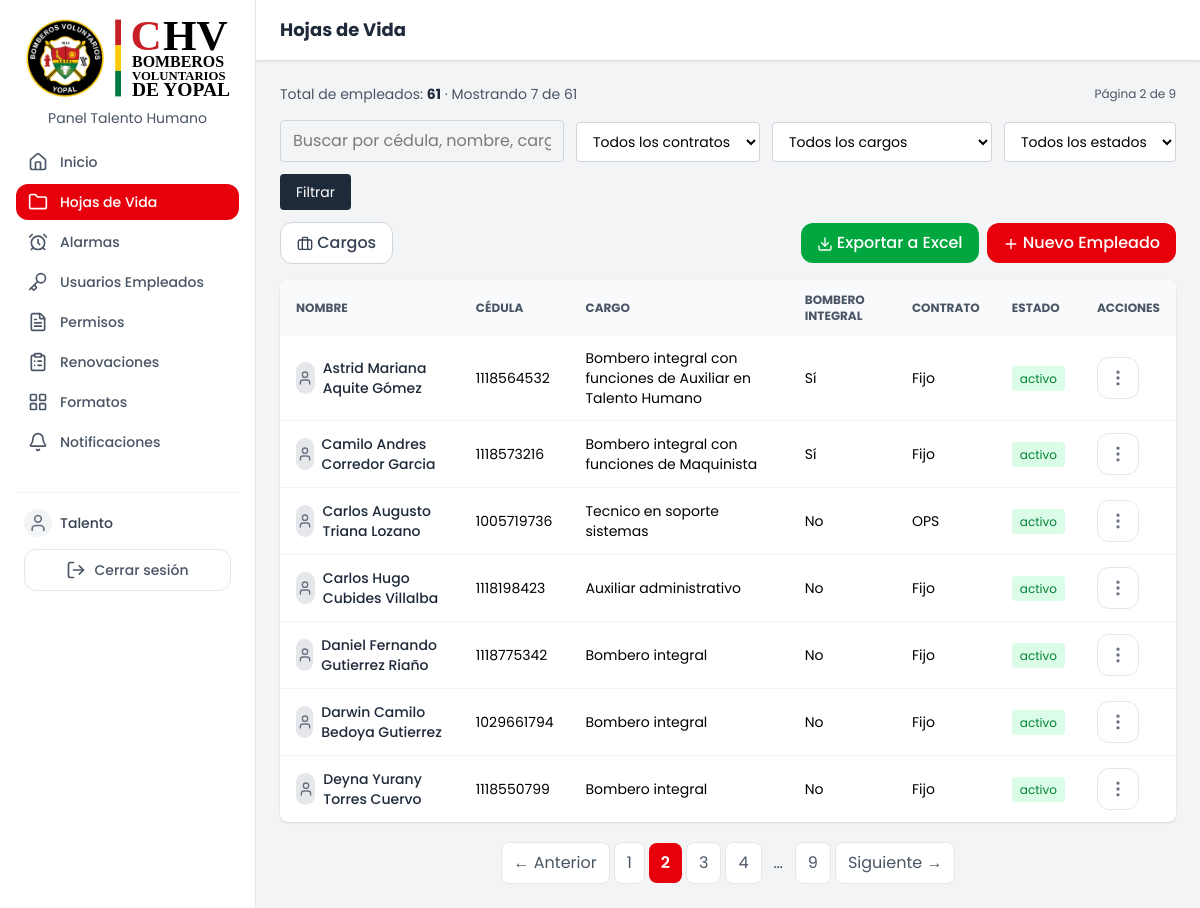
/public/empleados.php?page=2 (signed in), run on an earlier commit of the app's database.
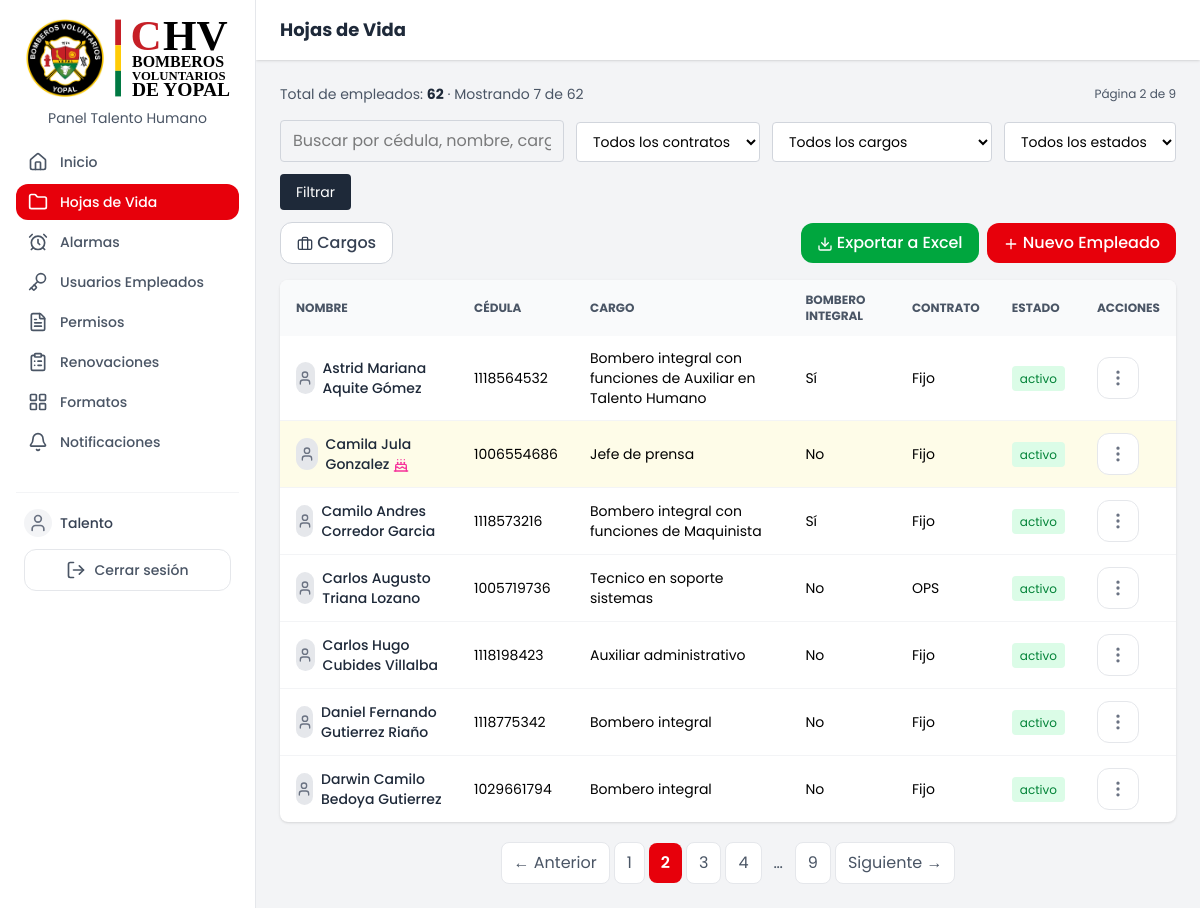
And on a later commit of the database.
### tables this page shows
CREATE TABLE `empleados` (
  `cedula` varchar(10) NOT NULL COMMENT 'Max 10 caracteres, permite extranjera alfanumérica',
  `lugar_expedicion` varchar(120) DEFAULT NULL COMMENT 'Municipio, Departamento (lista en public/assets/data/municipios.json)',
  `nombre` varchar(150) NOT NULL,
  `sexo` enum('F','M') DEFAULT NULL,
  `cargo` varchar(100) NOT NULL,
  `tipo_de_personal` enum('Bombero','Civil') DEFAULT NULL,
  `eps` enum('Sanitas','Nueva EPS','Capresoca','Salud Total') DEFAULT NULL,
  `pension` enum('Colfondos','Porvenir','Colpensiones','Protección','NA') DEFAULT NULL,
  `arl` enum('Positiva','SURA','Colmena','AXA Colpatria','Seguros Bolívar') DEFAULT NULL,
  `salario_basico` decimal(12,2) DEFAULT NULL,
  `es_bombero_integral` tinyint(1) DEFAULT '0',
  `tipo_jornada` enum('Turnos','Administrativa','Restringida') NOT NULL DEFAULT 'Administrativa' COMMENT 'Cómo se cuentan horas/días en permisos: Turnos (operativo), Administrativa (07:00-17:24) o Restringida (horario reducido)',
  `jornada_hora_entrada` time DEFAULT NULL COMMENT 'Solo si tipo_jornada = Restringida',
  `jornada_hora_salida` time DEFAULT NULL COMMENT 'Solo si tipo_jornada = Restringida',
  `tipo_de_contrato` enum('Fijo','Indefinido','OPS','SENA','OPS SEMY','No aplica') DEFAULT NULL,
  `fecha_inicio_contrato` date DEFAULT NULL,
  `fecha_fin_contrato` date DEFAULT NULL,
  `estado` enum('activo','no activo') DEFAULT 'activo',
  `celular` varchar(15) DEFAULT NULL COMMENT 'Numero de celular, validar 10 digitos',
  `correo` varchar(150) DEFAULT NULL,
  `fecha_nacimiento` date DEFAULT NULL COMMENT 'Para notificacion de cumpleaños',
  `created_at` timestamp NOT NULL DEFAULT CURRENT_TIMESTAMP,
  `foto` varchar(255) DEFAULT NULL COMMENT 'Ruta relativa dentro de uploads/'
);

### config/database.php (called while the page is built, shortened)
<?php
function getPDO(): PDO {
    static $pdo = null;
    if ($pdo === null) {
    $host = $_SERVER['DB_HOST'] ?? $_ENV['DB_HOST'] ?? '127.0.0.1';
    $db   = $_SERVER['DB_NAME'] ?? $_ENV['DB_NAME'] ?? 'chvb';
    $user = $_SERVER['DB_USER'] ?? $_ENV['DB_USER'] ?? 'root';
    $pass = $_SERVER['DB_PASS'] ?? $_ENV['DB_PASS'] ?? '';
        $dsn = "mysql:host=$host;dbname=$db;charset=utf8mb4";
        $opciones = [
            PDO::ATTR_ERRMODE            => PDO::ERRMODE_EXCEPTION,
            PDO::ATTR_DEFAULT_FETCH_MODE => PDO::FETCH_ASSOC,
            PDO::ATTR_EMULATE_PREPARES   => false,
        ];
        try {
            $pdo = new PDO($dsn, $user, $pass, $opciones);
                } catch (PDOException $e) {
            error_log('Error de conexión a la base de datos: ' . $e->getMessage());
            die('No se pudo conectar a la base de datos. Contacta al administrador.');
        }
    }
    return $pdo;
}

### src/models/CargoModel.php (called while the page is built, shortened)
<?php
require_once __DIR__ . '/../../config/database.php';
class CargoModel
{
    public static function nombres(): array
    {
        return getPDO()->query('SELECT nombre FROM cargos ORDER BY nombre')->fetchAll(PDO::FETCH_COLUMN);
    }
}

### src/controllers/EmpleadoController.php (called while the page is built, shortened)
<?php
require_once __DIR__ . '/../models/EmpleadoModel.php';
require_once __DIR__ . '/../helpers/JornadaHelper.php';
require_once __DIR__ . '/../models/CargoModel.php';
class EmpleadoController
{
    public static array $tiposDeContrato = ['Fijo', 'Indefinido', 'OPS', 'SENA', 'OPS SEMY', 'No aplica'];
        public static array $estadosValidos = ['activo', 'no activo'];
    public static function filtrosDesdeRequest(array $get): array
    {
        $pick = static fn(string $k, array $validos): string =>
            in_array($get[$k] ?? '', $validos, true) ? $get[$k] : '';
        return [
            'contrato' => $pick('contrato', self::$tiposDeContrato),
            'cargo'    => $pick('cargo', CargoModel::nombres()),
            'estado'   => $pick('estado', self::$estadosValidos),
        ];
    }
}

### src/models/EmpleadoModel.php (called while the page is built, shortened)
<?php
require_once __DIR__ . '/../../config/database.php';
class EmpleadoModel
{
    private static function construirWhere(string $busqueda, array $filtros): array
    {
        $condiciones = [];
        $params = [];
        $where = $condiciones ? ' WHERE ' . implode(' AND ', $condiciones) : '';
        return [$where, $params];
    }
    public static function listar(string $busqueda = '', int $limite = 10, int $offset = 0, array $filtros = []): array
    {
        $limite = max(1, min(100, $limite));
        $offset = max(0, $offset);
        [$where, $params] = self::construirWhere($busqueda, $filtros);
        $stmt = getPDO()->prepare("SELECT * FROM empleados" . $where . " ORDER BY nombre ASC LIMIT :limite OFFSET :offset");
        $stmt->bindValue(':limite', $limite, PDO::PARAM_INT);
        $stmt->bindValue(':offset', $offset, PDO::PARAM_INT);
        $stmt->execute();
        return $stmt->fetchAll();
    }
    public static function infoCumpleanos(?string $fechaNacimiento, int $diasVentana = 15): array
    {
        if (!$fechaNacimiento) {
            return ['cumple' => false, 'dias_faltantes' => null, 'fecha_texto' => null];
        }
        $hoy = new DateTime('today');
        $nacimiento = new DateTime($fechaNacimiento);
        $proximoCumple = new DateTime($hoy->format('Y') . '-' . $nacimiento->format('m-d'));
        if ($proximoCumple < $hoy) {
            $proximoCumple->modify('+1 year');
        }
        $diff = $hoy->diff($proximoCumple)->days;
        return [
            'cumple' => $diff <= $diasVentana,
            'dias_faltantes' => $diff,
            'fecha_texto' => $nacimiento->format('d') . ' de ' . self::mesEnEspanol((int) $nacimiento->format('m')),
        ];
    }
    public static function mesEnEspanol(int $mes): string
    {
        $meses = [
            1 => 'Enero',
            2 => 'Febrero',
            3 => 'Marzo',
            4 => 'Abril',
            5 => 'Mayo',
            6 => 'Junio',
            7 => 'Julio',
            8 => 'Agosto',
            9 => 'Septiembre',
            10 => 'Octubre',
            11 => 'Noviembre',
            12 => 'Diciembre'
        ];
        return $meses[$mes] ?? '';
    }
}

### includes/icon.php (called while the page is built, shortened)
<?php
function icon(string $nombre, string $clases = 'w-5 h-5'): string {
    static $cache = [];
    if (!isset($cache[$nombre])) {
        $ruta = __DIR__ . '/../public/assets/icons/' . $nombre . '.svg';
        $cache[$nombre] = file_get_contents($ruta);
    }
    $svg = $cache[$nombre];
    $svg = preg_replace('/class="[^"]*"/', 'class="' . htmlspecialchars($clases) . ' inline-block align-middle"', $svg, 1);
    return $svg;
}

### src/helpers/JornadaHelper.php (called while the page is built, shortened)
<?php
class JornadaHelper
{
    public static function cargoDetalle(array $emp): string
    {
        $cargo = trim((string) ($emp['cargo'] ?? ''));
        $esIntegral = !empty($emp['es_bombero_integral']) && (int) $emp['es_bombero_integral'] === 1;
        if (!$esIntegral || $cargo === '') {
            return $cargo;
        }
        return 'Bombero integral con funciones de ' . $cargo;
    }
}

### public/empleados.php (the view, shortened to what the rows shown need)
<?php
require_once __DIR__ . '/../src/models/EmpleadoModel.php';
require_once __DIR__ . '/../src/controllers/EmpleadoController.php';
require_once __DIR__ . '/../src/models/CargoModel.php';
$busqueda = trim($_GET['q'] ?? '');
$filtros  = EmpleadoController::filtrosDesdeRequest($_GET);
$filtrosActivos = implode('', $filtros) !== '';
if ($filtrosActivos) {
    $pagina = 1;
    $totalPaginas = 1;
    $empleados = EmpleadoModel::listarParaExportar($busqueda, $filtros);
} else {
    $porPagina = 7;
    $pagina = max(1, (int) ($_GET['page'] ?? 1));
    $offset = ($pagina - 1) * $porPagina;
    $empleados = EmpleadoModel::listar($busqueda, $porPagina, $offset, $filtros);
}
?>
<!DOCTYPE html>
<html lang="es">
<head>
    <?php require __DIR__ . '/../includes/head.php'; ?>
    <link rel="stylesheet" href="./assets/css/tailwind.css">
</head>
<body class="bg-gray-100 min-h-screen">
    <div class="md:ml-64 pt-14 md:pt-0">
        <header class="bg-white shadow px-6 py-4">
            <h1 class="text-lg font-bold text-gray-800">Hojas de Vida</h1>
        </header>
        <main class="p-6">
            <div id="tablaEmpleados" class="bg-white rounded-lg shadow overflow-x-auto">
                <table class="w-full text-sm text-left">
                    <thead class="bg-gray-50 text-gray-600 uppercase text-xs">
                        <tr>
                            <th class="px-4 py-3">Nombre</th>
                            <th class="px-4 py-3 hidden md:table-cell">Cédula</th>
                            <th class="px-4 py-3 hidden md:table-cell">Cargo</th>
                            <th class="px-4 py-3 hidden md:table-cell">Bombero Integral</th>
                            <th class="px-4 py-3 hidden md:table-cell">Contrato</th>
                            <th class="px-4 py-3">Estado</th>
                            <th class="px-4 py-3">Acciones</th>
                        </tr>
                    </thead>
                    <tbody class="divide-y divide-gray-100">
                        <?php foreach ($empleados as $emp): ?>
                            <?php $cumple = ($emp['estado'] ?? '') === 'activo' ? EmpleadoModel::infoCumpleanos($emp['fecha_nacimiento']) : ['cumple' => false, 'dias_faltantes' => null, 'fecha_texto' => null]; ?>
                            <tr class="<?= $cumple['cumple'] ? 'bg-yellow-50' : '' ?>">
                                <td class="px-4 py-3 font-medium text-gray-800">
                                    <div class="flex items-center gap-2">
                                        <?php if (!empty($emp['foto'])): ?>
                                            <img src="./api/foto_ver.php?cedula=<?= urlencode($emp['cedula']) ?>"
                                                data-visor-img="./api/foto_ver.php?cedula=<?= urlencode($emp['cedula']) ?>"
                                                alt="Foto de <?= htmlspecialchars($emp['nombre']) ?>" role="button" tabindex="0"
                                                class="w-11 h-11 rounded-full object-cover object-center border border-gray-200 flex-shrink-0 cursor-zoom-in">
                                        <?php else: ?>
                                            <span
                                                class="w-8 h-8 rounded-full bg-gray-200 flex items-center justify-center"><?= icon('user', 'w-4 h-4 text-gray-500') ?></span>
                                        <?php endif; ?>
                                        <span>
                                            <?= htmlspecialchars($emp['nombre']) ?>
                                            <?php if ($cumple['cumple']): ?>
                                                <span
                                                    title="Cumpleaños el <?= $cumple['fecha_texto'] ?> - faltan <?= $cumple['dias_faltantes'] ?> día(s)"><?= icon('cake', 'w-4 h-4 inline text-pink-500') ?></span>
                                            <?php endif; ?>
                                        </span>
                                    </div>
                                </td>
                                <td class="px-4 py-3 hidden md:table-cell"><?= htmlspecialchars($emp['cedula']) ?></td>
                                <td class="px-4 py-3 hidden md:table-cell"><?= htmlspecialchars(JornadaHelper::cargoDetalle($emp)) ?></td>
                                <td class="px-4 py-3 hidden md:table-cell">
                                    <?= $emp['es_bombero_integral'] ? 'Sí' : 'No' ?>
                                </td>
                                <td class="px-4 py-3 hidden md:table-cell">
                                    <?= htmlspecialchars($emp['tipo_de_contrato'] ?? '—') ?>
                                </td>
                                <td class="px-4 py-3">
                                    <span
                                        class="px-2 py-1 rounded text-xs <?= $emp['estado'] === 'activo' ? 'bg-green-100 text-green-700' : 'bg-gray-200 text-gray-600' ?>">
                                        <?= htmlspecialchars($emp['estado']) ?>
                                    </span>
                                </td>
                                <td class="px-4 py-3 relative">
                                    <div class="relative flex-shrink-0">
                                        <button onclick="toggleMenu('<?= $emp['cedula'] ?>')"
                                            class="inline-flex items-center justify-center p-2.5 text-gray-500 hover:text-gray-800 hover:bg-gray-50 bg-white border border-gray-200 rounded-xl transition">
                                            <?= icon('more-vertical', 'w-5 h-5') ?>
                                        </button>
                                    </div>
                                </td>
                            </tr>
                        <?php endforeach; ?>
                    </tbody>
                </table>
            </div>
        </main>
    </div>
</body>
</html>

What changed in the data, as far as the page shows it:
no longer on this page (row unchanged): empleados: nombre "Deyna Yurany Torres Cuervo", cedula "1118550799", cargo "Bombero integral", es_bombero_integral "No", tipo_de_contrato "Fijo", estado "activo"
added empleados: nombre "Camila Jula Gonzalez", cedula "1006554686", cargo "Jefe de prensa", es_bombero_integral "No", tipo_de_contrato "Fijo", estado "activo"
Also different on the page:
$totalEmpleados: "61" → "62"
